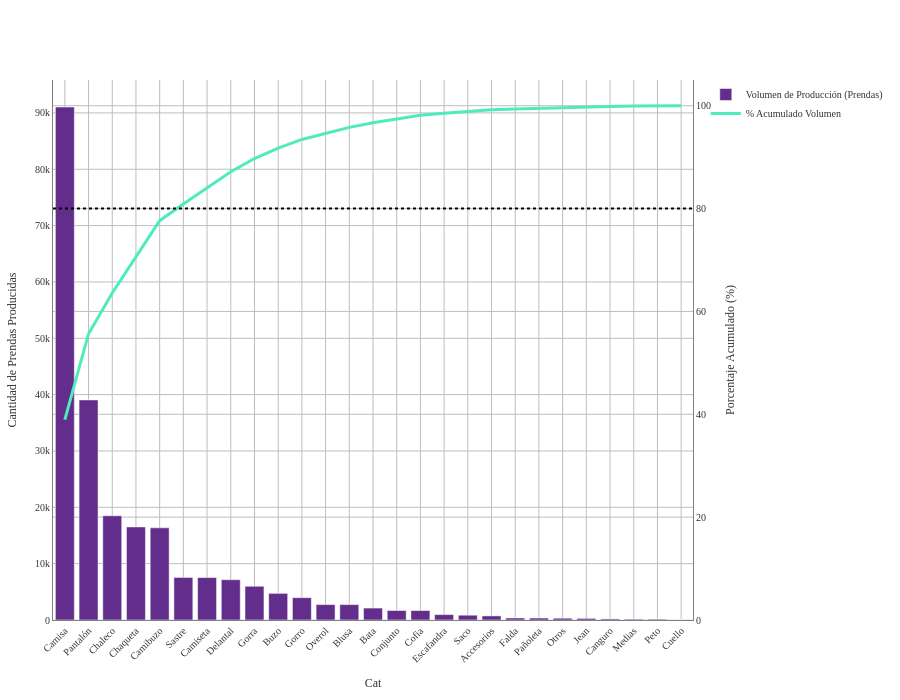

The cell this chart's notebook holds for it:
### Code cell
# Filtro de fecha para tomar exactamente un año 
df_filtrado_cate = df_costos_fechacom[df_costos_fechacom['Fecha'] >= '2025-03-17'].copy()

# hacemos la agrupación final para el gráfico
df_pareto_vol_cat = df_filtrado_cate.groupby('Categoría').agg({
    'OS-Cantidad': 'sum',
    'Valor total OS': 'sum'
}).reset_index()

# Ordenamos la cantidad de mayor a menor
df_pareto_vol_cat = df_pareto_vol_cat.sort_values(by='OS-Cantidad', ascending=False)

# Cálculo de acumulados sobre el VOLUMEN de producción
total_prendas = df_pareto_vol_cat['OS-Cantidad'].sum()
df_pareto_vol_cat['Porcentaje'] = (df_pareto_vol_cat['OS-Cantidad'] / total_prendas) * 100
df_pareto_vol_cat['Acumulado'] = df_pareto_vol_cat['Porcentaje'].cumsum()

fig_volumenc = go.Figure()

# Barras de la cantidad de pedidos por cliente

fig_volumenc.add_trace(go.Bar(
    x=df_pareto_vol_cat['Categoría'],
    y=df_pareto_vol_cat['OS-Cantidad'],
    name='Volumen de Producción (Prendas)',
    marker_color="#632E8B", 
    # Pasamos datos extra al hover/etiqueta
    customdata=df_pareto_vol_cat[['Valor total OS']], 
    hovertemplate=( 
        "<b>Cliente: %{x}</b><br>" +
        "Cantidad de Prendas: %{y:,.0f}<br><br>" +
        "Valor total de OS: %{customdata[0]:$,.0f}<br>" +
        "<extra></extra>"
    )
))

# Línea del % acumulado
fig_volumenc.add_trace(go.Scatter(
    x=df_pareto_vol_cat['Categoría'],
    y=df_pareto_vol_cat['Acumulado'],
    name='% Acumulado Volumen',
    yaxis='y2',
    line=dict(color="#4DEBBE", width=3),
    hovertemplate="Impacto Acumulado: %{y:.2f}%<extra></extra>"
))

# 6. Layout
fig_volumenc.update_layout(
    xaxis=dict(title='Cat', tickangle=-45),
    yaxis=dict(title='Cantidad de Prendas Producidas'),
    yaxis2=dict(title='Porcentaje Acumulado (%)', overlaying='y', side='right', range=[0, 105]),
    hovermode='x unified',
    template='plotly_white',
    height=700
)

# Línea del 80% 
fig_volumenc.add_shape(type="line", x0=0, x1=1, y0=80, y1=80, yref='y2', xref='paper',
                       line=dict(color="black", width=2, dash="dot"))

fig_volumenc.update_layout(
    # 1. Fondo transparente
    paper_bgcolor='rgba(0,0,0,0)',
    plot_bgcolor='rgba(0,0,0,0)',
    
    # 2. Tipografía Times New Roman
    font=dict(
        family="Times New Roman, Times, serif",
        size=10,
        color="#333333" # Color de letra gris muy oscuro (casi negro)
    ),
    
    # Ajuste opcional de márgenes para que la letra no se corte
    margin=dict(t=80, b=50, l=50, r=50)
)

# 3. Líneas de cuadrícula más oscuras
fig_volumenc.update_xaxes(
    showgrid=True, 
    gridwidth=1, 
    gridcolor='#bdbdbd', # Un gris más marcado (puedes usar 'gray' si lo quieres aún más oscuro)
    linecolor='gray',    # Línea del eje principal en negro
    zeroline=True,        # Mantener la línea del cero...
    zerolinecolor='#d3d3d3', # ...pero usar un gris mucho más suave (LightGrey)
    zerolinewidth=1
)

fig_volumenc.update_yaxes(
    showgrid=True, 
    gridwidth=1, 
    gridcolor='#bdbdbd', 
    linecolor='gray'
)

fig_volumenc.show()

### Figure 1 — Plotly figure (JSON) as saved in the notebook; plotly's stock layout.template omitted (floating-point values rounded to 4 significant figures)
{"data": [{"customdata": [[464300000.0], [336100000.0], [138900000.0], [166500000.0], [103900000.0], [148200000.0], [37700000.0], [21410000.0], [20340000.0], [31370000.0], [23970000.0], [35540000.0], [13370000.0], [11360000.0], [11270000.0], [4229000.0], [2787000.0], [35790000.0], [31020000.0], [6732000.0], [575000.0], [592400.0], [698900.0], [2550000.0], [875500.0], [466400.0], [120000.0]], "hovertemplate": "<b>Cliente: %{x}</b><br>Cantidad de Prendas: %{y:,.0f}<br><br>Valor total de OS: %{customdata[0]:$,.0f}<br><extra></extra>", "marker": {"color": "#632E8B"}, "name": "Volumen de Producción (Prendas)", "type": "bar", "x": ["Camisa", "Pantalón", "Chaleco", "Chaqueta", "Camibuzo", "Sastre", "Camiseta", "Delantal", "Gorra", "Buzo", "Gorro", "Overol", "Blusa", "Bata", "Conjunto", "Cofia", "Escafandra", "Saco", "Accesorios", "Falda", "Pañoleta", "Otros", "Jean", "Canguro", "Medias", "Peto", "Cuello"], "y": [91050, 39063, 18502, 16523, 16359, 7552, 7532, 7153, 5991, 4729, 3961, 2739, 2738, 2118, 1686, 1681, 961, 852, 730, 360, 350, 320, 288, 190, 149, 142, 20]}, {"hovertemplate": "Impacto Acumulado: %{y:.2f}%<extra></extra>", "line": {"color": "#4DEBBE", "width": 3}, "name": "% Acumulado Volumen", "type": "scatter", "x": ["Camisa", "Pantalón", "Chaleco", "Chaqueta", "Camibuzo", "Sastre", "Camiseta", "Delantal", "Gorra", "Buzo", "Gorro", "Overol", "Blusa", "Bata", "Conjunto", "Cofia", "Escafandra", "Saco", "Accesorios", "Falda", "Pañoleta", "Otros", "Jean", "Canguro", "Medias", "Peto", "Cuello"], "y": [38.95, 55.67, 63.58, 70.65, 77.65, 80.88, 84.1, 87.16, 89.73, 91.75, 93.44, 94.62, 95.79, 96.69, 97.41, 98.13, 98.54, 98.91, 99.22, 99.38, 99.53, 99.66, 99.79, 99.87, 99.93, 99.99, 100.0], "yaxis": "y2"}], "layout": {"font": {"color": "#333333", "family": "Times New Roman, Times, serif", "size": 10}, "height": 700, "hovermode": "x unified", "margin": {"b": 50, "l": 50, "r": 50, "t": 80}, "paper_bgcolor": "rgba(0,0,0,0)", "plot_bgcolor": "rgba(0,0,0,0)", "shapes": [{"line": {"color": "black", "dash": "dot", "width": 2}, "type": "line", "x0": 0, "x1": 1, "xref": "paper", "y0": 80, "y1": 80, "yref": "y2"}], "xaxis": {"gridcolor": "#bdbdbd", "gridwidth": 1, "linecolor": "gray", "showgrid": true, "tickangle": -45, "title": {"text": "Cat"}, "zeroline": true, "zerolinecolor": "#d3d3d3", "zerolinewidth": 1}, "yaxis": {"gridcolor": "#bdbdbd", "gridwidth": 1, "linecolor": "gray", "showgrid": true, "title": {"text": "Cantidad de Prendas Producidas"}}, "yaxis2": {"gridcolor": "#bdbdbd", "gridwidth": 1, "linecolor": "gray", "overlaying": "y", "range": [0, 105], "showgrid": true, "side": "right", "title": {"text": "Porcentaje Acumulado (%)"}}}}
